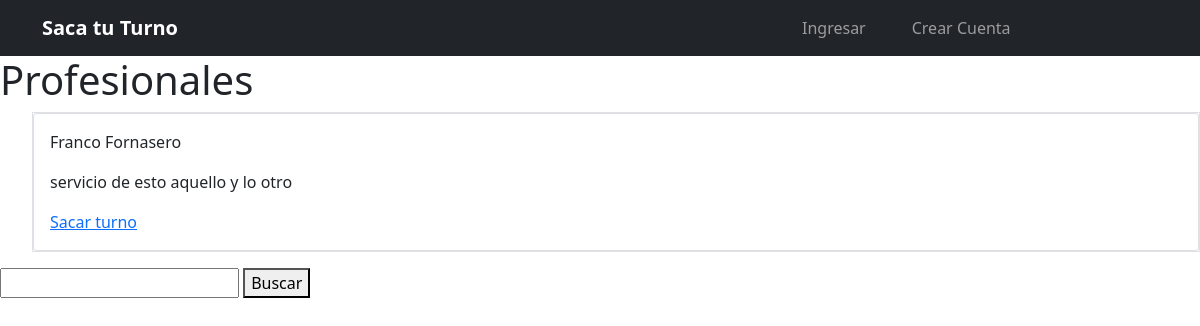
The app's page /servicios/2/, older data.
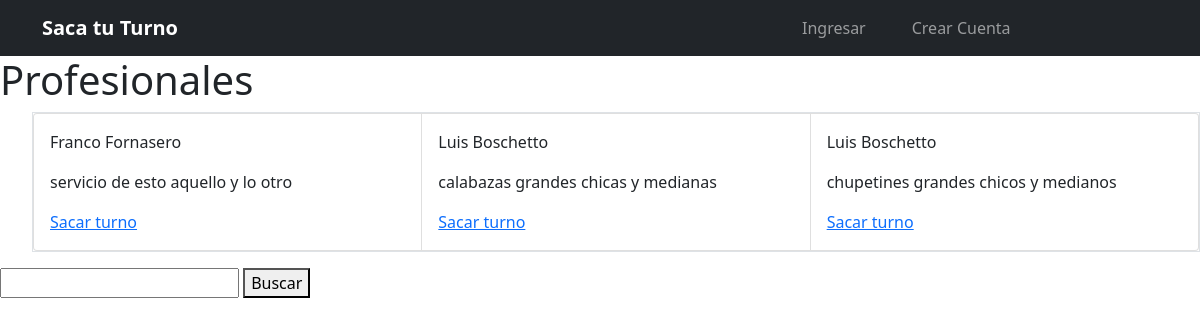
The same page, newer data.
### sitio/models.py (models this page shows, shortened)
class ServicioPrestado(models.Model):
    nombre = models.CharField(max_length=50, blank = False)       # NO LLEVA NOMBRE EL SERVICIO PRESTADO
    descripcion = models.TextField(max_length=150, blank = False)
    propietario = models.ForeignKey(User, on_delete=models.CASCADE)
    categoria = models.ForeignKey(Categoria, on_delete=models.CASCADE, blank = True, null= True)
    subcategoria = models.ForeignKey(SubCategoria, on_delete=models.CASCADE, blank = True, null= True)

### sitio/views.py (the view, shortened to what this page needs)
def servicios(request, id_subcategoria):
    servicios = ServicioPrestado.objects.filter(subcategoria_id = id_subcategoria)
    query = request.GET.get('buscar_servicio')
    return render(request, 'servicios.html', {'servicios': servicios})

### templates/servicios.html (shortened to what this page needs)
{% extends "base.html" %}
{%block content %}
    <h1> Profesionales </h1>
    <ul>
        <div class="card-group border border-black">
            {%for item in servicios %}
            <div class="card">
                <div class="card-body">
                    <div class="card-title"><p>{{item.propietario.first_name}} {{item.propietario.last_name}} </p> </div>
                    <div class="panel-text"><p>{{item.descripcion}}</p></div>
                    <div class="panel-foocter"><a href="{% url 'pedir_turno' item.id item.propietario.id %}">Sacar turno</a></div>
                </div>
            </div>
            {%endfor%}
        </div>
    </ul>
    <form method="GET">
        <div>
            <input type="text" name="buscar_servicio" id="">
            <button type="submit">Buscar</button>
        </div>
    </form>
{% endblock %}

Row changes from the older to the newer data that the page shows:
added ServicioPrestado: propietario.first_name "Luis", propietario.last_name "Boschetto", descripcion "calabazas grandes chicas y medianas"
added ServicioPrestado: propietario.first_name "Luis", propietario.last_name "Boschetto", descripcion "chupetines grandes chicos y medianos"
